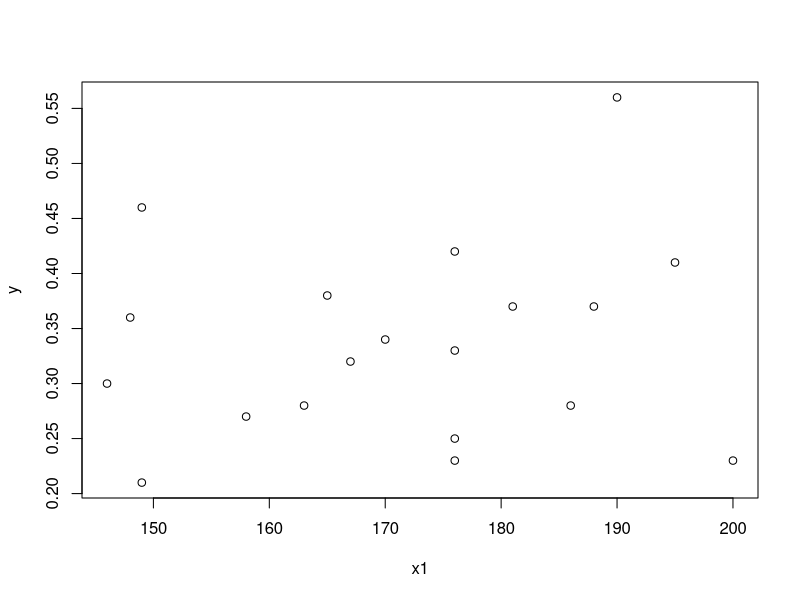
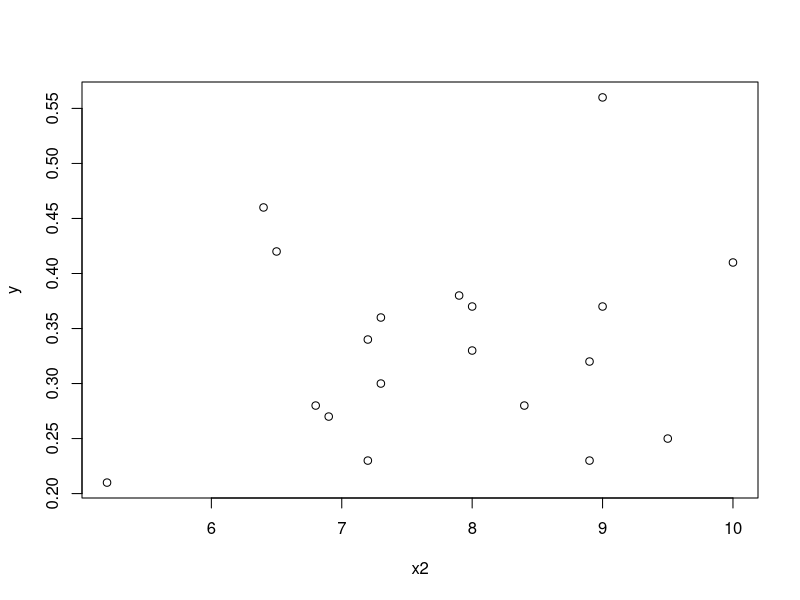
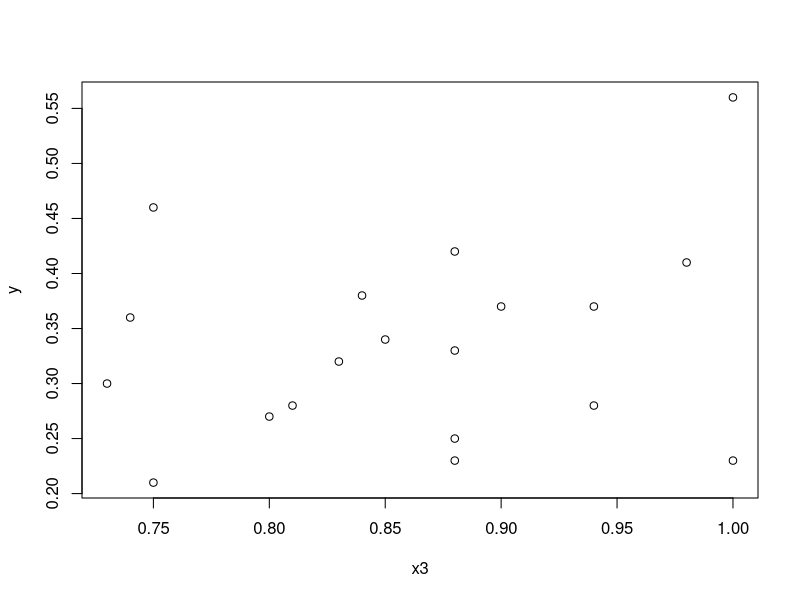

Write the R code that produced these figures, in order.
#load in variables from file
table <- read.table("drug.txt")
x1 <- as.numeric(table$V1[2:20])
x2 <- as.numeric(table$V2[2:20])
x3 <- as.numeric(table$V3[2:20])
y <- as.numeric(table$V4[2:20])

#perform initial analysis of model
model1 <- lm(y ~ x1 + x2 + x3)
summary(model1)
?plot
plot(x1, y)
plot(x2, y)
plot(x3, y)
#point 3 (with y=0.56) appears to be outlier

#compute influence statistics
leverage <- as.vector(hatvalues(model1))
print(leverage)
#point 3 has by far highest leverage (0.85), points 5 and 13 also high

#compute cook's distance
cooks <- cooks.distance(model1)
print(cooks)
#Again point 3 has the highest by far, but 5, 13 and 19 also high

#compute DFFITS
DFFITS <- as.vector(dffits(model1))
print(DFFITS)
# Point 3 has largest magnitude DFFIT by far, 5, 13 and 19 all close to +- 1

#compute DFBETAS
DFBETAS <- as.data.frame(dfbetas(model1))
print(DFBETAS)
#Yet again points 3, 5, 13, 19 yield most influence, but more info gained:
#3 affects x1 and x3 coefficients greatly
#points 5, 13, 19 affect (inter, x2), (inter, x2), (inter) heavily
#points 5 and 13 likely have an effect on x2's p-value being so high initially

#point 3 is the most influential point, so will be removed
model_new <- lm(y[-3] ~ x1[-3] + x2[-3] + x3[-3])
summary(model_new)

